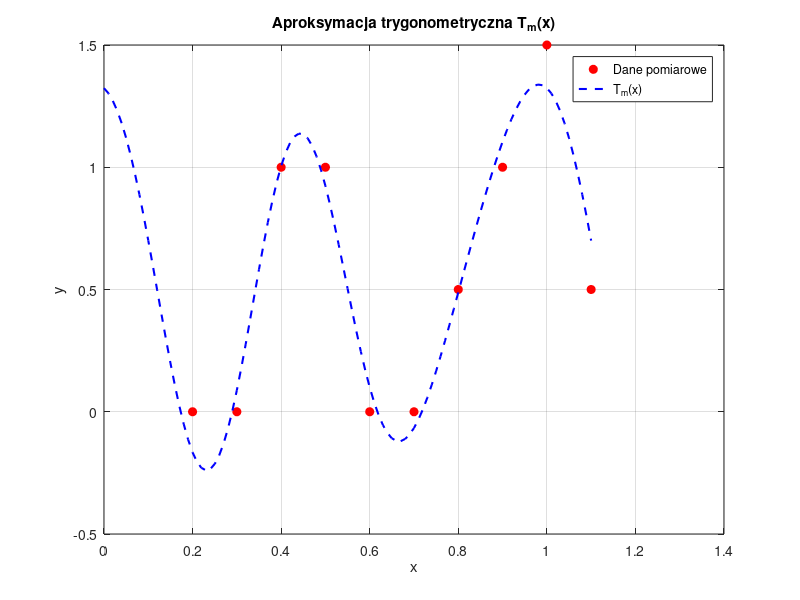

Write the MATLAB code that produced this figure.
close all
clear
clc

%  Dane 
dane = [
0.2 0
0.3 0
0.4 1
0.5 1
0.6 0
0.7 0
0.8 0.5
0.9 1
1.0 1.5
1.1 0.5];

x = dane(:,1);
y = dane(:,2);

n = length(x) - 1;
h = 0.1;
l = ((n+1)*h)/2;   % pół długości przedziału
c = pi / l;        % współczynnik skali dla x

%  Współczynniki 
a0 = 1/(n+1)*sum(y)

a1 = 2/(n+1)*sum(y .* cos(1*c*x))
a2 = 2/(n+1)*sum(y .* cos(2*c*x))
a3 = 2/(n+1)*sum(y .* cos(3*c*x))


b1 = 2/(n+1)*sum(y .* sin(1*c*x));
b2 = 2/(n+1)*sum(y .* sin(2*c*x));
b3 = 2/(n+1)*sum(y .* sin(3*c*x));


%  Aproksymacja 
xd = 0:0.01:max(x);
yd = a0 ...
   + a1*cos(1*c*xd) + b1*sin(1*c*xd) ...
   + a2*cos(2*c*xd) + b2*sin(2*c*xd) ...
   + a3*cos(3*c*xd) + b3*sin(3*c*xd);


%  Wykres 
plot(x, y, 'or', 'MarkerFaceColor', 'r'); hold on;
plot(xd, yd, '--b', 'LineWidth', 1.5);
xlabel('x');
ylabel('y');
title('Aproksymacja trygonometryczna T_m(x)');
legend('Dane pomiarowe', 'T_m(x)', 'Location', 'best');
grid on;
